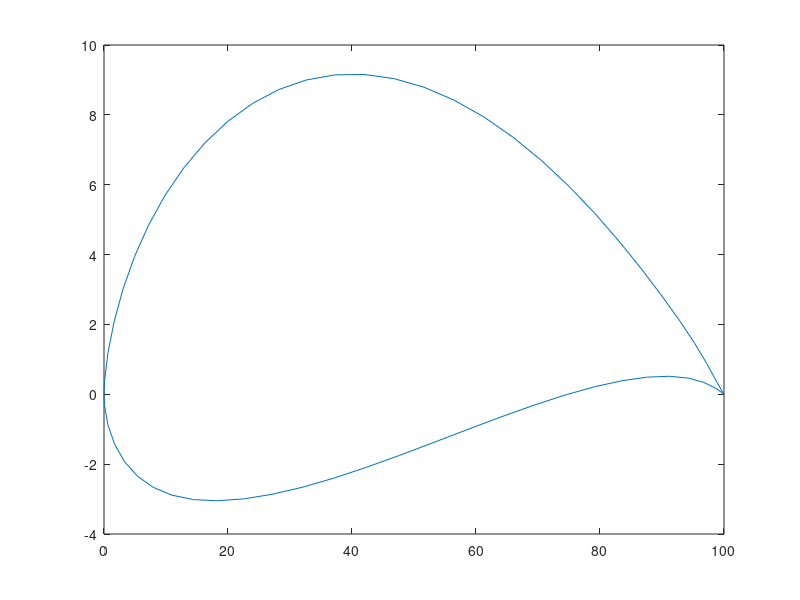

Write MATLAB code to recreate this figure. (Note: this script raises an error after producing the figure.)
x = [100,99.65799,98.694,97.214,95.264,92.842,89.97,86.697,83.074,79.148,74.959,70.552,65.968,61.252,56.447,51.597,46.746,41.937,37.212,32.614,28.182,23.957,19.977,16.279,12.898,9.862,7.199,4.93,3.072,1.639,0.638,0.084,0,0.062,0.622,1.718,3.313,5.396,7.955,10.974,14.428,18.29,22.523,27.086,31.931,37.009,42.267,47.649,53.096,58.546,63.935,69.196,74.262,79.065,83.53601,87.609,91.21701,94.292,96.76,98.555,99.638,100];
y = [0,0.098,0.401,0.881,1.462,2.107,2.818,3.584,4.382,5.184,5.962,6.695,7.36,7.942,8.423,8.792,9.039,9.157,9.144,8.998,8.724,8.327,7.815,7.199,6.49,5.701,4.847,3.945,3.016,2.086,1.188,0.369,0,-0.297,-0.873,-1.432,-1.929,-2.344,-2.665,-2.889,-3.015,-3.048,-2.995,-2.864,-2.664,-2.404,-2.094,-1.75,-1.385,-1.015,-0.655,-0.321,-0.027,0.213,0.388,0.491,0.516,0.462,0.339,0.183,0.052,0];

figure(1);
plot(x, y);
hold on
xline(32.6);
hold off
ylim([-20,20]);

% polyin = polyshape({x},{y});
[x_c, y_c] = centroid(polyin);


